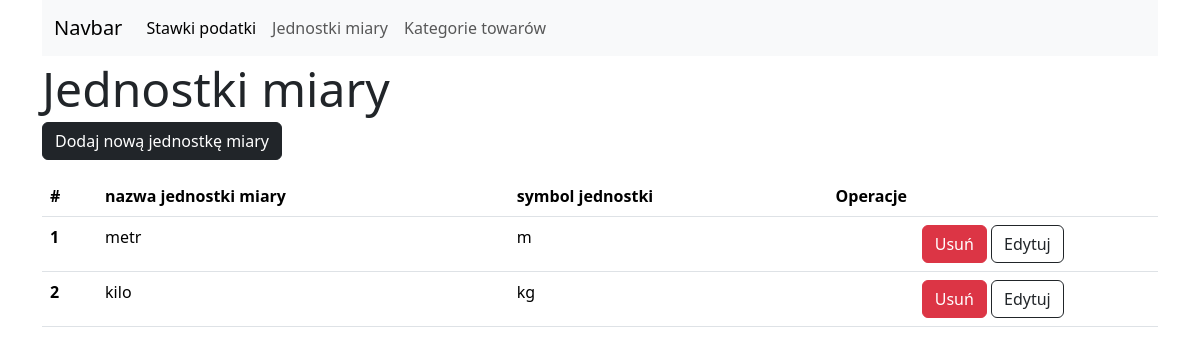
Screenshot of /units/list with the database file from the repository.
### tables this page shows
CREATE TABLE measurement_units (
	id INTEGER NOT NULL, 
	name VARCHAR(35) NOT NULL, 
	unit_symbol VARCHAR(3) NOT NULL, 
	PRIMARY KEY (id)
);

### blueprints/units_bp.py (the view)
@units_blueprint.route('/units/list')
def list_tax_rates():
    request_params = request.args.to_dict()
    if request_params and request_params.get('mode') == 'remove':
        id_elem = request_params.get('id_elem')
        if id_elem:
            db.remove_unit(int(id_elem))
            return redirect('/units/list')
    list_data = db.show_all_units()
    return render_template('simple_forms/units.html', list_data=list_data, settings=settings, page_state='list')

### db_cms/db_cms_core.py (called while the page is built)
    def __show_all_elements(self, table):
        selected = select([table])
        with self.__engine__.connect() as conn:
            return conn.execute(selected).all()

    def show_all_units(self):
        return self.__show_all_elements(self.measurement_units)

### templates/simple_forms/units.html (shortened to what this page needs)
{% extends "simple_forms/base.html" %}
{% from 'bootstrap5/form.html' import render_field %}
{% block element_list %}
   {% if page_state == 'list': %}
        <a href="/units/new" class="btn btn-dark">{{settings['button_name']}}</a>
    {% endif %}
    {% if list_data: %}
        <table class="table my-3">
            <thead>
            <tr>
                <th scope="col">#</th>
                {% for column_title in settings['table_headers']: %}
                <th scope="col">{{column_title}}</th>
                {% endfor%}
                <th scope="col">Operacje</th>
            </tr>
            </thead>
            <tbody>
            {% for row in list_data: %}
            <tr>
                <th scope="row">{{loop.index}}</th>
                <td>{{row['name']}}</td>
                <td>{{row['unit_symbol']}}</td>
                <td class="text-center">
                    <button class="btn btn-danger remove-button" data-bs-toggle="modal" data-bs-target="#deleteElementModal"
                            data-id="{{row['id']}}"  data-name="{{row['name']}}">Usuń
                    </button>
                    <a class="btn border-1 border-dark" href="{{'/units/edit/' ~ row['id']}}">Edytuj</a>
                </td>
            </tr>
            {% endfor %}
            </tbody>
        </table>
    {% endif %}
{% endblock %}

### rows the page displays
measurement_units: name "metr", unit_symbol "m"
measurement_units: name "kilo", unit_symbol "kg"

### other values shown
{{ settings['title'] }} "Jednostki miary"
{{ settings['button_name'] }} "Dodaj nową jednostkę miary"
{{ column_title }} "nazwa jednostki miary" "symbol jednostki"
